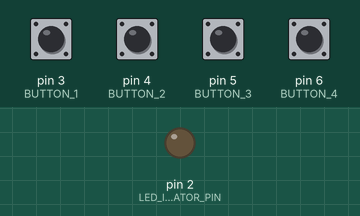
Simulated run of this sketch. Board: Arduino Uno, built with avr-gcc and run on an emulated ATmega328P. Shown: output pins drawn as LEDs (lit = HIGH). Dashed ring = blinking. The inputs (shaded band) are chosen by the test bench; at power-on: pin 3 (BUTTON_1), pin 4 (BUTTON_2), pin 5 (BUTTON_3), pin 6 (BUTTON_4) LOW. No radio packets arrive unless stated.

Above: at 1.2 s.
1.3 s: pin 3 (BUTTON_1) pulled HIGH for 0.15 s
At 1.61 s:
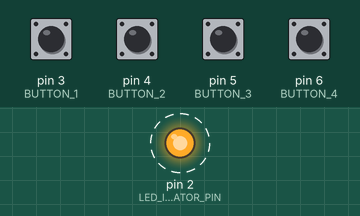
3.3 s: pin 4 (BUTTON_2) pulled HIGH for 0.15 s
At 4.9 s:
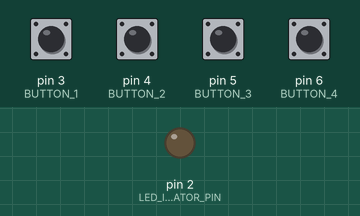
6.3 s: pin 5 (BUTTON_3) pulled HIGH for 0.15 s
At 6.81 s:
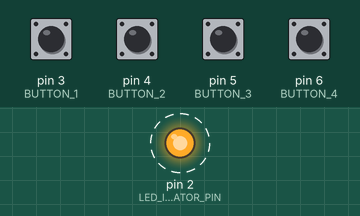
9.3 s: pin 6 (BUTTON_4) pulled HIGH for 0.15 s
At 9.81 s:
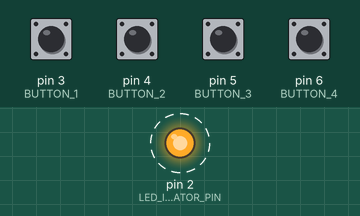
Timing chart, 0 to 12.3 s (numbered marks = the images above; inputs shaded):
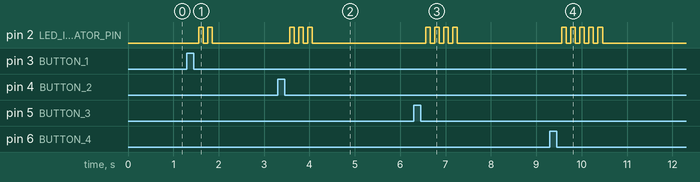

Measured:
- after the input at 1.3 s, pin 2 (LED_INDICATOR_PIN): alternates HIGH for 0.10 s and LOW for 0.10 s, 4 changes in all, then stays LOW, starting after 0.26 s
- after the input at 3.3 s, pin 2 (LED_INDICATOR_PIN): alternates HIGH for 0.10 s and LOW for 0.10 s, 6 changes in all, then stays LOW, starting after 0.26 s
- after the input at 6.3 s, pin 2 (LED_INDICATOR_PIN): alternates HIGH for 0.10 s and LOW for 0.10 s, 8 changes in all, then stays LOW, starting after 0.26 s
- after the input at 9.3 s, pin 2 (LED_INDICATOR_PIN): alternates HIGH for 0.10 s and LOW for 0.10 s, 10 changes in all, then stays LOW, starting after 0.26 s

The sketch:

main.ino
```cpp
#include <VirtualWire.h>

/**
 * @brief
 *
 *  ARDUINO PINS
 *
 * */
#define LED_INDICATOR_PIN 2
#define BUTTON_1 3
#define BUTTON_2 4
#define BUTTON_3 5
#define BUTTON_4 6
#define SEND_DATA_DATA 7

void setup()
{

    // Serial.begin(115200);

    /* Pin initialize arduino */
    pinMode(LED_INDICATOR_PIN, OUTPUT);
    pinMode(BUTTON_1, INPUT);
    pinMode(BUTTON_2, INPUT);
    pinMode(BUTTON_3, INPUT);
    pinMode(BUTTON_4, INPUT);

    /* VirtualWire initialize */
    vw_set_ptt_inverted(true);
    vw_setup(2000);
    vw_set_tx_pin(SEND_DATA_DATA);
}
void loop()
{
    if (digitalRead(BUTTON_1))
    {
        sendData("1");
        blinkIndicator(2);
    }
    if (digitalRead(BUTTON_2))
    {
        sendData("2");
        blinkIndicator(3);
    }
    if (digitalRead(BUTTON_3))
    {
        sendData("3");
        blinkIndicator(4);
    }
    if (digitalRead(BUTTON_4))
    {
        sendData("4");
        blinkIndicator(5);
    }
}

void sendData(char *data)
{
    vw_send((uint8_t *)data, strlen(data));
    vw_wait_tx();
    delay(200);
}

void blinkIndicator(int once)
{
    for (int i = 0; i < once; i++)
    {
        digitalWrite(LED_INDICATOR_PIN, HIGH);
        delay(100);
        digitalWrite(LED_INDICATOR_PIN, LOW);
        delay(100);
    }
}
```
